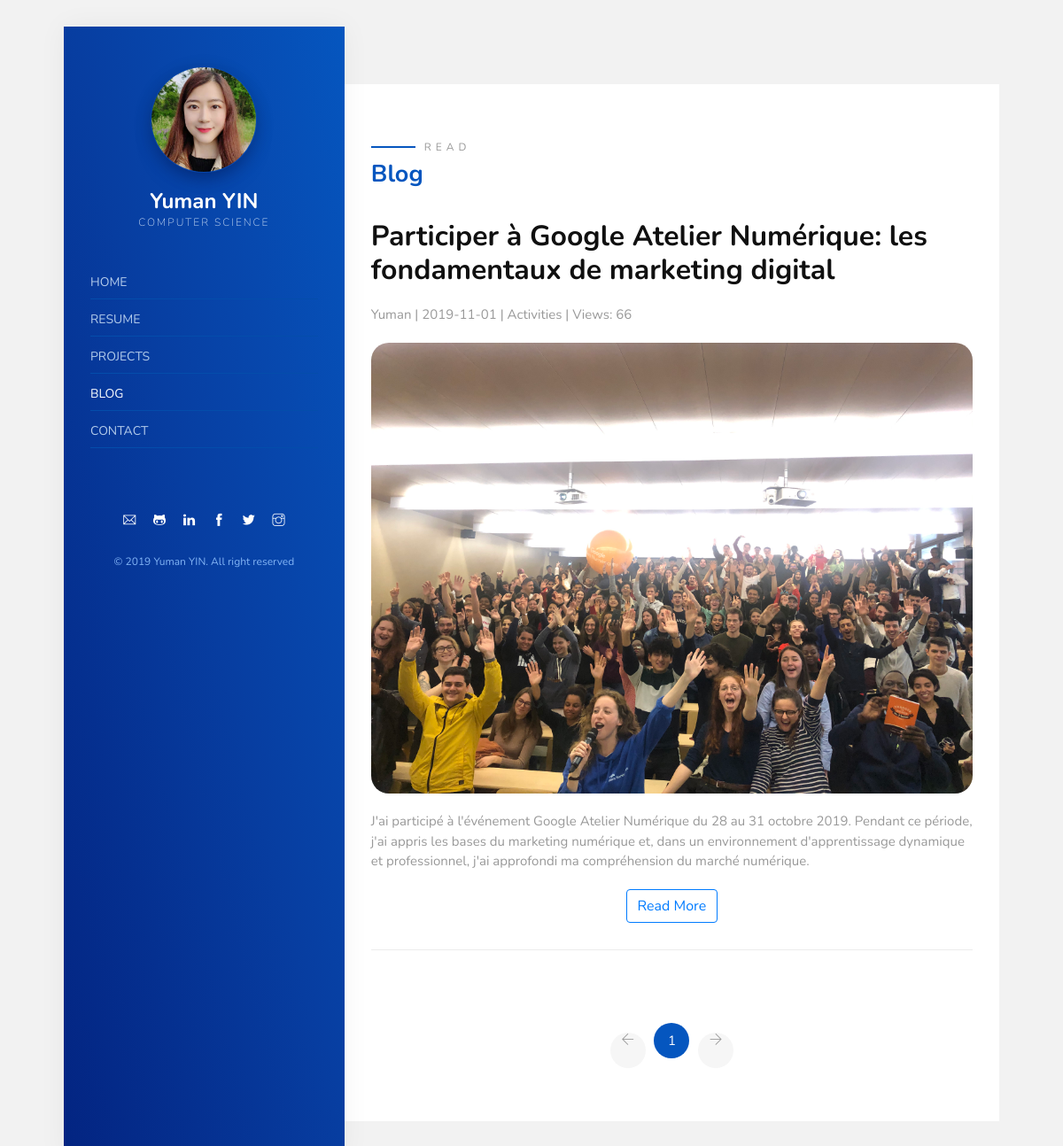
Screenshot of /blog/ with the database file from the repository.
### mysite/models.py (models this page shows, shortened)
class ArticlePost(models.Model):
    author = models.ForeignKey(User, on_delete=models.CASCADE)
    avatar = ProcessedImageField(
        upload_to='article/avatar/%Y%m%d',
        processors=[ResizeToFit(width=400)],
        format='JPEG',
        options={'quality': 100},
    )
    column = models.ForeignKey(
        ArticleColumn,
        null=True,
        blank=True,
        on_delete=models.CASCADE,
        related_name='article'
    )
    title = models.CharField(max_length=100)
    body = models.TextField()
    summary = models.TextField()
    total_views = models.PositiveIntegerField(default=0)
    likes = models.PositiveIntegerField(default=0)
    c_time = models.DateTimeField(default=timezone.now)
    u_time = models.DateTimeField(auto_now=True)
    class Meta:
        ordering = ('-c_time',)

class ArticleColumn(models.Model):
    title = models.CharField(max_length=100, blank=True)
    c_time = models.DateTimeField(default=timezone.now)
    def __str__(self):
        return self.title

### mysite/views.py (the view)
# urls.py: path('blog/', views.article_list, name='blog'),
def article_list(request):
    order = request.GET.get('order')
    column = request.GET.get('column')
    search = request.GET.get('search')
    article_list = ArticlePost.objects.all()
    if search:
        article_list = article_list.filter(
            Q(title__icontains=search) |
            Q(body__icontains=search)
        )
    else:
        search = ''
    if column is not None and column.isdigit():
        article_list = article_list.filter(column=column)
    if order == 'total_views':
        article_list = article_list.order_by('-total_views')
    paginator = Paginator(article_list, 2)
    page = request.GET.get('page')
    articles = paginator.get_page(page)
    context = {
        'articles': articles,
        'order': order,
        'search': search,
        'column': column,
    }
    return render(request, 'mysite/blog.html', context)

### mysite/templates/mysite/blog.html (shortened to what this page needs)
{% extends "mysite/base.html" %}
{% load staticfiles %}
{% block mainmenu %}
    <li ><a href="/index/">Home</a></li>
    <li><a href="/resume/">Resume</a></li>
    <li><a href="/projects/">Projects</a></li>
    <li class="lonon-active"><a href="/blog/">Blog</a></li>
    <li><a href="/contact/">Contact</a></li>
{% endblock %}
{% block content %}
        <div id="lonon-main">
            <div class="lonon-blog">
                <div class="container-fluid">
                    <div class="row">
                        <div class="col-md-12"> <span class="heading-meta style-1">Read</span>
                            <h2 class="lonon-heading animate-box" data-animate-effect="fadeInLeft">Blog</h2> </div>
                    </div>
                    <div class="row">
                        <div class="col-md-12 col-sm-12">
                            <div class="blog-entry animate-box" data-animate-effect="fadeInLeft">
                                {% for article in articles %}
                                    <div class="desc">
                                        <h2><a href="article/{{ article.id }}">
                                            {{ article.title }}</a>
                                        </h2>
                                        <p class="item-title">{{ article.author }} |
                                            {{ article.c_time|date:'Y-m-d' }} |
                                            {% if article.column %}
                                                {{ article.column }} |
                                            {% endif %}
                                            Views: {{ article.total_views }}
                                        </p>
                                    </div>
                                    {% if article.avatar %}
                                        <a href="article/{{ article.id }}" class="blog-img">
                                            <img src="{% static 'images/blog/google-together.jpg' %}"
                                                 alt=""
                                                 style="max-width:100%; border-radius: 20px"
                                                 class="img-fluid"
                                            >
                                        </a>
                                    {% endif %}
                                    <div class="desc">
                                        <div>
                                            <p>
                                                {{ article.summary }}
                                            </p>
                                        </div>
                                    </div>
                                    <div align="center" style="margin-bottom: 30px">
                                        <a href="article/{{ article.id }}">
                                            <div class="btn btn-outline-primary">Read More</div>
                                        </a>
                                    </div>
                                    <div class="divider1"></div>
                                    <br/>
                                {% endfor %}
                            </div>
                        </div>
                    </div>
                    <div class="row">
                        <div class="col-md-12 col-sm-12">
                            <ul class="lonon-pagination-wrap align-center">
                                <li><a href="#"><i class="ti-arrow-left"></i></a></li>
                                <li><a href="#" class="active">
                                    {{ articles.number }}</a>
                                </li>
                                <li><a href="#"><i class="ti-arrow-right"></i></a></li>
                            </ul>
                        </div>
                    </div>
                </div>
            </div>
        </div>
{% endblock %}

### mysite/templates/mysite/base.html (shortened to what this page needs)
{% load staticfiles %}
<!DOCTYPE HTML>
<html lang="en">
<head>
    <link rel="stylesheet" href="{% static 'css/animate.css' %}">
    <link rel="stylesheet" href="{% static 'css/et-lineicons.css' %}">
    <link rel="stylesheet" href="{% static 'css/themify-icons.css' %}">
    <link rel="stylesheet" href="{% static 'css/bootstrap.css' %}">
    <link rel="stylesheet" href="{% static 'css/style.css' %}">
    <link rel="stylesheet" href="{% static 'css/info.css' %}">
</head>
<body>
    <div id="lonon-page"> <a href="#" class="js-lonon-nav-toggle lonon-nav-toggle"></a>
        <aside id="lonon-aside">
            <h1 id="lonon-logo">
                <img src="{% static 'images/profile1.jpg' %}" alt=""><br />
                <a href="index.html">Yuman YIN<span>Computer Science</span></a>
            </h1>
            <nav id="lonon-main-menu" class="nav-item">
                <ul>
                    {% block mainmenu %}{% endblock %}
                </ul>
            </nav>
            <div class="lonon-footer">
                <ul>
                    <li><a href="mailto:yinyuman96@gmail.com"><i class="ti-email font-14px gray-icon"></i></a></li>
                    <li><a href="https://github.com/YumanYIN/" target=“_blank”><i class="ti-github font-14px gray-icon"></i> </a></li>
                    <li><a href="https://www.linkedin.com/in/yuman-yin-568575182/" target=“_blank”><i class="ti-linkedin font-14px gray-icon"></i></a></li>
                    <li><a href="https://www.facebook.com/yuman.yin.3" target=“_blank”><i class="ti-facebook font-14px gray-icon"></i></a></li>
                    <li><a href="https://twitter.com/yin_yuman" target=“_blank”><i class="ti-twitter-alt font-14px gray-icon"></i></a></li>
                    <li><a href="https://www.instagram.com/yinyuman96/" target=“_blank”><i class="ti-instagram font-14px gray-icon"></i></a></li>
                </ul>
                <br/>
                <p><small>&copy; 2019 <a href="http://www.yinyuman.com/" title="yinyuman">Yuman YIN</a>. All right reserved</small></p>
            </div>
        </aside>
        {% block content %}
        {% endblock %}
    </div>
</body>
</html>

### rows the page displays
ArticlePost: title "Participer à Google Atelier Numérique: les fondamentaux de marketing digital", author "Yuman", c_time "2019-11-01", column "Activities", total_views "66", summary "J'ai participé à l'événement Google Atelier Numérique du 28 au 31 octobre 2019. Pendant ce période, j'ai appris les bases du marketing numérique et, dans un environnement d'apprentissage dynamique et professionnel, j'ai approfondi ma compréhension du marché numérique."

### other values shown
{{ articles.number }} "1"
